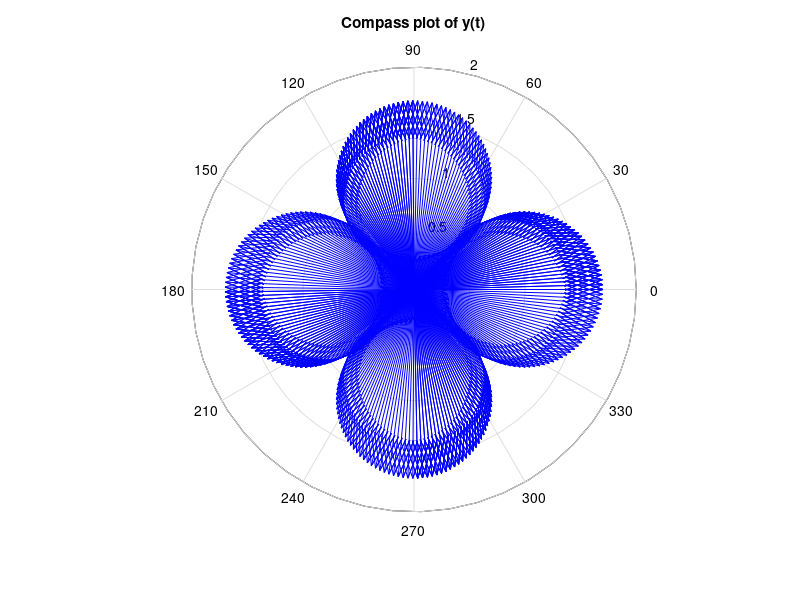
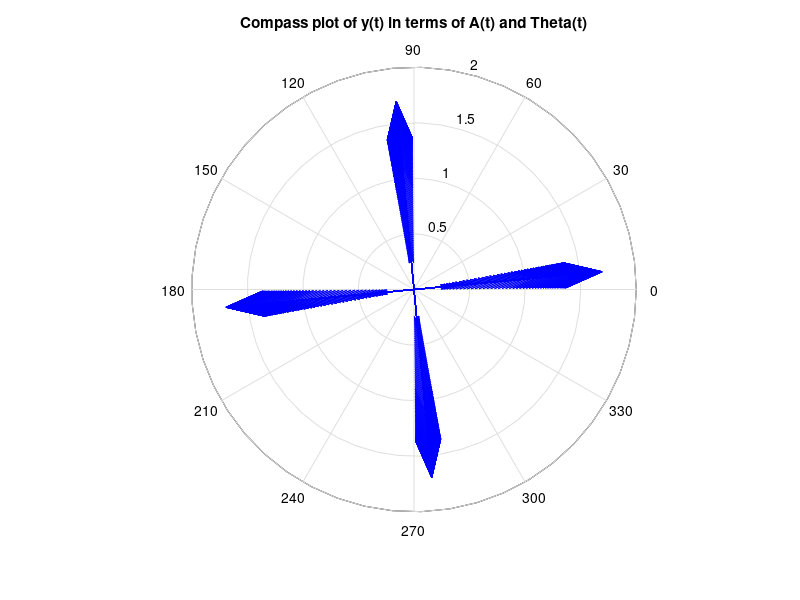

These charts were generated, in order, by the following MATLAB code: (Note: this script raises an error after producing the figures.)
%% Problem 1.27
% Name: Ian Doarn
% Class: EECE 3203

%% Part A
%

omega = pi;
phi = pi / 100;
alpha = 0.7;
T = 0.5;

t = 0:T:256;

yt = exp(1i*omega.*t).* (1 + alpha * exp(1i*phi.*t));

figure();
compass(yt);
title('Compass plot of y(t)');

%% Part B
%

omega = pi;
phi = pi / 100;
alpha = 0.7;
T = 0.5;

t = 0:T:256;

At = sqrt(1.49 + 1.4.*cos(phi.*t));
thetat = atan((alpha*sin(phi.*t))/(1 + alpha*cos(phi.*t)));

yt2 = At.*exp(1i*(omega.*t + thetat));

figure();
compass(yt2)
title('Compass plot of y(t) in terms of A(t) and Theta(t)');

%% Part C
%

syms s
omega = pi;
phi = pi / 100;
alpha = 0.7;
T = 0.5;

Fs = 2000;

y1t = exp(1i*omega*s) + alpha*exp(1i*omega*(s - 100))*exp(1i*phi*(s-100));

real_y1t = real(y1t)

figure();
fplot(real_y1t);
title('Real part of y_1(t)')

% Plays sound for original function y(t)
% using only the real parts and a sampling
% of Fs = 2000
sound(real(yt), Fs);